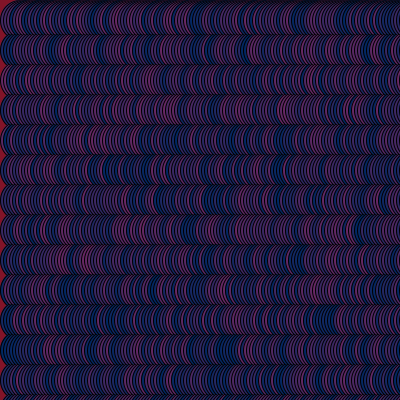
Frame 1 (no input)
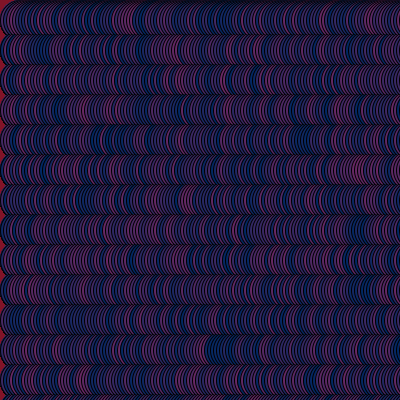
Frame 60 (the mouse pressed at the canvas centre just before this capture)
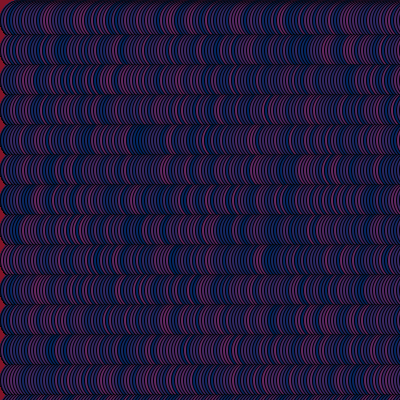
Frame 120 (the mouse held since frame 60 and released just before this capture)

The Processing sketch that drew these frames (run headless with seeded random() and noise(); from frame 60 on, the mouse is pressed at the canvas centre):

// Processing sketch: Grid_6
// ── Grid_6.pde
void setup(){

size(400,400);
background(130, 20, 40);
}

void draw(){
  float x=0;
  while(x<width){
    float y=0;
    while(y<height){
      fill(random(0,105), 40, 100);
      ellipse(x+20,y+20,40, 40);
      y=y+30;
    }
    x=x+3;
  
  
  }
}
